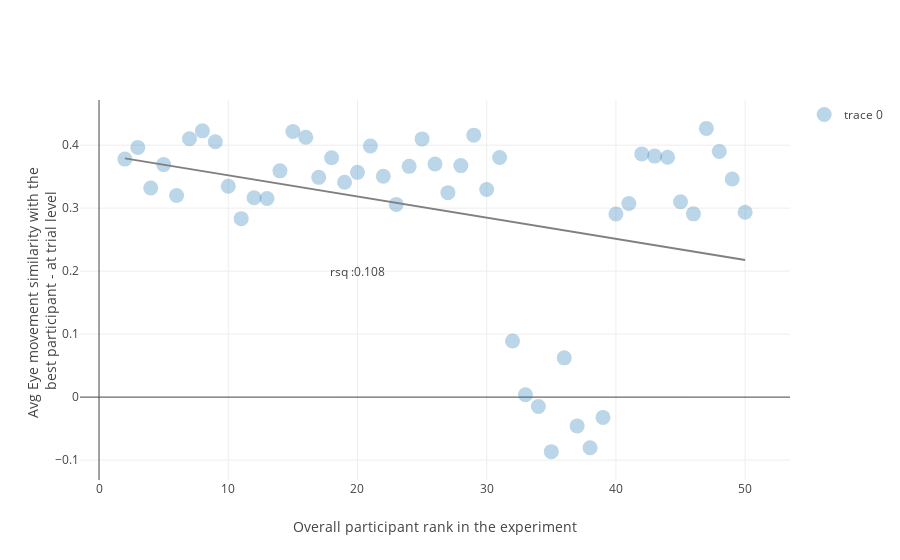

Notebook code for this chart:
### Code cell
average_eye_similarity = eye_movement_similarity.groupby('ranking',operations={'avg_correlation':agg.MEAN('correlation')})
average_eye_similarity = average_eye_similarity.sort('ranking')

trace = []
trace.append(go.Scatter(x = average_eye_similarity['ranking'].to_numpy(),
                           y = average_eye_similarity['avg_correlation'].to_numpy(),
                           mode='markers',marker = dict(opacity = 0.3, size = 15),
                           line=dict(width = 2)))
hsb = average_eye_similarity
hsb2 = hsb.to_dataframe()

mod = ols("avg_correlation ~ ranking", data=hsb2)
res = mod.fit()
annotations = []
annotations.append(dict(x = 20, y = 0.2, xref = 'x', yref = 'y', text = 'rsq :'+str(round(res.rsquared,3)),
                       showarrow = False))
    
trace.append(go.Scatter(x = np.linspace(average_eye_similarity['ranking'].min(),average_eye_similarity['ranking'].max(),100),
               y = np.linspace(average_eye_similarity['ranking'].min(),average_eye_similarity['ranking'].max(),100)*res.params[1] + res.params[0],
                            mode='lines', line = dict(color='gray'), showlegend=False))

fig = go.Figure(data=trace)
#fig['layout'].update(height=700, width=1000, margin = dict(l=130, b=130, r=80, t=150), font = dict(size=15))
fig['layout']['annotations'] = annotations

fig['layout']['xaxis'].update(title='Overall participant rank in the experiment')
fig['layout']['yaxis'].update(title='Avg Eye movement similarity with the <br>best participant - at trial level')

iplot(fig, filename='subejct ranks vs. eye movement similarity')

### Figure 1 — Plotly figure (JSON) as saved in the notebook; plotly's stock layout.template omitted (floating-point values rounded to 4 significant figures)
{"data": [{"line": {"width": 2}, "marker": {"opacity": 0.3, "size": 15}, "mode": "markers", "type": "scatter", "uid": "4574f2e4-bd33-4837-bf28-56b4f1fedb45", "x": [2, 3, 4, 5, 6, 7, 8, 9, 10, 11, 12, 13, 14, 15, 16, 17, 18, 19, 20, 21, 22, 23, 24, 25, 26, 27, 28, 29, 30, 31, 32, 33, 34, 35, 36, 37, 38, 39, 40, 41, 42, 43, 44, 45, 46, 47, 48, 49, 50], "y": [0.3779, 0.3965, 0.3319, 0.3692, 0.3201, 0.4102, 0.4228, 0.4054, 0.3347, 0.2833, 0.3165, 0.3154, 0.3592, 0.4217, 0.4126, 0.3489, 0.3801, 0.3411, 0.3569, 0.3986, 0.3507, 0.306, 0.3664, 0.4099, 0.37, 0.3246, 0.3676, 0.4159, 0.3297, 0.3804, 0.08906, 0.003703, -0.0149, -0.08653, 0.06237, -0.04568, -0.08048, -0.03216, 0.2906, 0.3075, 0.3862, 0.3826, 0.3807, 0.3102, 0.291, 0.4267, 0.3899, 0.3463, 0.2936]}, {"line": {"color": "gray"}, "mode": "lines", "showlegend": false, "type": "scatter", "uid": "7ebd00f1-45ab-4275-b188-5c13b083fc60", "x": [2, 2.485, 2.97, 3.455, 3.939, 4.424, 4.909, 5.394, 5.879, 6.364, 6.848, 7.333, 7.818, 8.303, 8.788, 9.273, 9.758, 10.24, 10.73, 11.21, 11.7, 12.18, 12.67, 13.15, 13.64, 14.12, 14.61, 15.09, 15.58, 16.06, 16.55, 17.03, 17.52, 18, 18.48, 18.97, 19.45, 19.94, 20.42, 20.91, 21.39, 21.88, 22.36, 22.85, 23.33, 23.82, 24.3, 24.79, 25.27, 25.76, 26.24, 26.73, 27.21, 27.7, 28.18, 28.67, 29.15, 29.64, 30.12, 30.61, 31.09, 31.58, 32.06, 32.55, 33.03, 33.52, 34, 34.48, 34.97, 35.45, 35.94, 36.42, 36.91, 37.39, 37.88, 38.36, 38.85, 39.33, 39.82, 40.3, 40.79, 41.27, 41.76, 42.24, 42.73, 43.21, 43.7, 44.18, 44.67, 45.15, 45.64, 46.12, 46.61, 47.09, 47.58, 48.06, 48.55, 49.03, 49.52, 50], "y": [0.3791, 0.3774, 0.3758, 0.3742, 0.3726, 0.3709, 0.3693, 0.3677, 0.366, 0.3644, 0.3628, 0.3612, 0.3595, 0.3579, 0.3563, 0.3546, 0.353, 0.3514, 0.3498, 0.3481, 0.3465, 0.3449, 0.3432, 0.3416, 0.34, 0.3384, 0.3367, 0.3351, 0.3335, 0.3318, 0.3302, 0.3286, 0.327, 0.3253, 0.3237, 0.3221, 0.3204, 0.3188, 0.3172, 0.3156, 0.3139, 0.3123, 0.3107, 0.3091, 0.3074, 0.3058, 0.3042, 0.3025, 0.3009, 0.2993, 0.2977, 0.296, 0.2944, 0.2928, 0.2911, 0.2895, 0.2879, 0.2863, 0.2846, 0.283, 0.2814, 0.2797, 0.2781, 0.2765, 0.2749, 0.2732, 0.2716, 0.27, 0.2683, 0.2667, 0.2651, 0.2635, 0.2618, 0.2602, 0.2586, 0.2569, 0.2553, 0.2537, 0.2521, 0.2504, 0.2488, 0.2472, 0.2455, 0.2439, 0.2423, 0.2407, 0.239, 0.2374, 0.2358, 0.2342, 0.2325, 0.2309, 0.2293, 0.2276, 0.226, 0.2244, 0.2228, 0.2211, 0.2195, 0.2179]}], "layout": {"annotations": [{"showarrow": false, "text": "rsq :0.108", "x": 20, "xref": "x", "y": 0.2, "yref": "y"}], "xaxis": {"title": {"text": "Overall participant rank in the experiment"}}, "yaxis": {"title": {"text": "Avg Eye movement similarity with the <br>best participant - at trial level"}}}}
